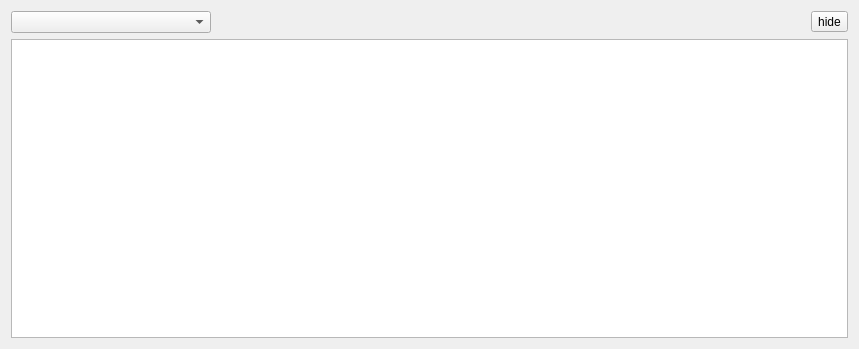
<?xml version="1.0" encoding="UTF-8"?>
<ui version="4.0">
 <class>ModelsDialog</class>
 <widget class="QWidget" name="ModelsDialog">
  <property name="geometry">
   <rect>
    <x>0</x>
    <y>0</y>
    <width>859</width>
    <height>349</height>
   </rect>
  </property>
  <property name="windowTitle">
   <string>Model parameters</string>
  </property>
  <layout class="QVBoxLayout" name="verticalLayout">
   <item>
    <widget class="QFrame" name="frame_header">
     <property name="frameShape">
      <enum>QFrame::NoFrame</enum>
     </property>
     <property name="frameShadow">
      <enum>QFrame::Raised</enum>
     </property>
     <layout class="QHBoxLayout" name="horizontalLayout_6">
      <property name="spacing">
       <number>5</number>
      </property>
      <property name="leftMargin">
       <number>0</number>
      </property>
      <property name="topMargin">
       <number>0</number>
      </property>
      <property name="rightMargin">
       <number>0</number>
      </property>
      <property name="bottomMargin">
       <number>0</number>
      </property>
      <item>
       <widget class="QComboBox" name="cmb_partition">
        <property name="minimumSize">
         <size>
          <width>200</width>
          <height>0</height>
         </size>
        </property>
        <property name="maximumSize">
         <size>
          <width>200</width>
          <height>16777215</height>
         </size>
        </property>
       </widget>
      </item>
      <item>
       <spacer name="spacer_header">
        <property name="orientation">
         <enum>Qt::Horizontal</enum>
        </property>
        <property name="sizeHint" stdset="0">
         <size>
          <width>40</width>
          <height>20</height>
         </size>
        </property>
       </spacer>
      </item>
      <item>
       <widget class="QToolButton" name="toolButton">
        <property name="text">
         <string>hide</string>
        </property>
       </widget>
      </item>
     </layout>
    </widget>
   </item>
   <item>
    <widget class="QTableView" name="table_models">
     <property name="font">
      <font>
       <family>Courier 10 Pitch</family>
       <pointsize>9</pointsize>
       <weight>50</weight>
       <bold>false</bold>
      </font>
     </property>
     <property name="alternatingRowColors">
      <bool>true</bool>
     </property>
     <property name="sortingEnabled">
      <bool>true</bool>
     </property>
    </widget>
   </item>
  </layout>
  <action name="action_close">
   <property name="icon">
    <iconset>
     <normalon>:/IMG/IMG/gear.png</normalon>
    </iconset>
   </property>
   <property name="text">
    <string>Close</string>
   </property>
   <property name="shortcut">
    <string>Ctrl+W</string>
   </property>
  </action>
 </widget>
 <resources/>
 <connections/>
</ui>
